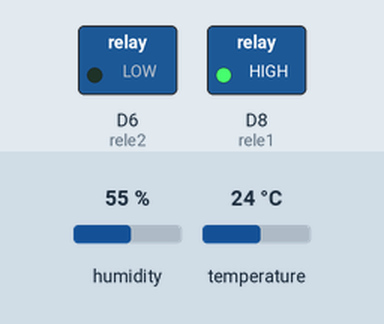
Recording of a sketch running on a simulated ESP8266 (NodeMCU). On the bench: switched loads named in the sketch (green lamp = pin HIGH). The test bench sets the inputs (shaded band); at power-on: temperature 24 °C, humidity 55 %. WiFi joins after 1.5 s; servers stay silent unless stated; the Firebase database answers and starts empty; what the sketch prints to the serial monitor is not drawn.

Above: at 8.8 s.
8.9 s: temperature set to 28 °C
19.5 s: temperature set to 31 °C
At 30.0 s:
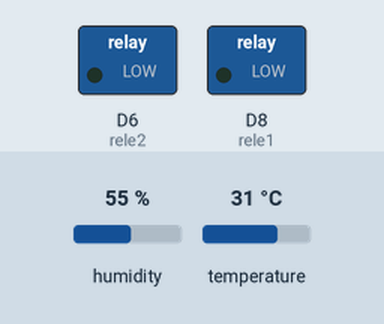
30.5 s: temperature set to 12 °C
At 41.3 s:
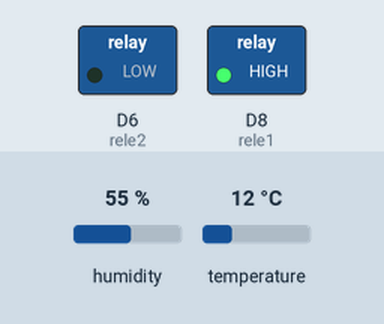
Timing chart, 0 to 42.8 s (numbered marks = the images above; inputs shaded):
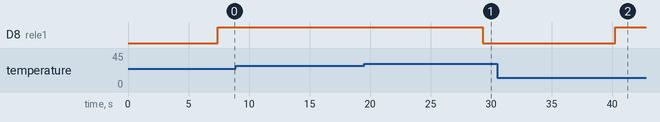

Measured:
- the behaviour switches between 29 and 30 °C on temperature (found by bisection; images 0 and 1)
- after the input at 8.9 s, every drawn part: stays the same
- after the input at 19.5 s, D8 (rele1): HIGH → LOW after 9.8 s
- after the input at 30.5 s, D8 (rele1): LOW → HIGH after 9.8 s

The sketch:

atualizado-v2.ino
```cpp
#include <FirebaseESP8266.h>  // Install Firebase ESP8266 library
#include <ESP8266WiFi.h>
#include <DHT.h>    // Install DHT11 Library and Adafruit Unified Sensor Library

#define FIREBASE_HOST "dht11weatherstat-default-rtdb.firebaseio.com" // Sem os esquemas http:// ou https://
#define FIREBASE_AUTH "MndtKRC4Ul2PHfZrCdmjmOIVxqAh7kYP3n9cHUJb"

#define WIFI_SSID "Gustavo"
#define WIFI_PASSWORD "02018506"

#define DHTPIN D1    // Conecte o pino de dados do DHT ao D3
#define DHTTYPE DHT11
DHT dht(DHTPIN, DHTTYPE);

int fireStatus;
int rele1 = D8;
int rele2 = D6;

FirebaseData firebaseData;
FirebaseJson json;

void setup()
{
  Serial.begin(9600);

  pinMode(rele1, OUTPUT);
  pinMode(rele2, OUTPUT);

  digitalWrite(rele1, LOW);
  digitalWrite(rele2, LOW);

  dht.begin();

  WiFi.begin(WIFI_SSID, WIFI_PASSWORD);
  Serial.print("Conectando ao Wi-Fi");
  while (WiFi.status() != WL_CONNECTED)
  {
    delay(500);
  }
  Serial.print("Conectado com IP: ");
  Serial.println(WiFi.localIP());
  Serial.println();

  Firebase.begin(FIREBASE_HOST, FIREBASE_AUTH);
  Firebase.reconnectWiFi(true);
  Firebase.setInt(firebaseData, "/rele1", 0);
  Firebase.setInt(firebaseData, "/rele2", 0);
  Firebase.setInt(firebaseData, "/automatico", 1);

}

void loop()
{
  float h = dht.readHumidity();
  float t = dht.readTemperature();

  if (isnan(h) || isnan(t))
  {
    Serial.println(F("Falha ao ler o sensor DHT!"));
    return;
  }

  Firebase.pushFloat(firebaseData, "/humidity", h);
  Firebase.pushFloat(firebaseData, "/temperature", t);
  delay(5000);

  if (Firebase.getInt(firebaseData, "/automatico") == 1)
  {
    if (t < 30)
    {
      digitalWrite(rele2, LOW);
      digitalWrite(rele1, HIGH);
    }
    else if (t > 32)
    {
      digitalWrite(rele2, LOW);
      digitalWrite(rele1, HIGH);
    }
    else
    {
      digitalWrite(rele1, LOW);
      digitalWrite(rele2, LOW);
    }
  }
  else
  {
    if (Firebase.getInt(firebaseData, "/rele1"))
    {
      fireStatus = firebaseData.intData();
      if (fireStatus == 1)
      {
        Serial.println("Relé 1 LIGADO");
        digitalWrite(rele1, HIGH);
      }
      else if (fireStatus == 0)
      {
        Serial.println("Relé 1 DESLIGADO");
        digitalWrite(rele1, LOW);
      }
    }

    if (Firebase.getInt(firebaseData, "/rele2"))
    {
      fireStatus = firebaseData.intData();
      if (fireStatus == 1)
      {
        Serial.println("Relé 2 LIGADO");
        digitalWrite(rele2, HIGH);
      }
      else if (fireStatus == 0)
      {
        Serial.println("Relé 2 DESLIGADO");
        digitalWrite(rele2, LOW);
      }
    }
  }
}
```
